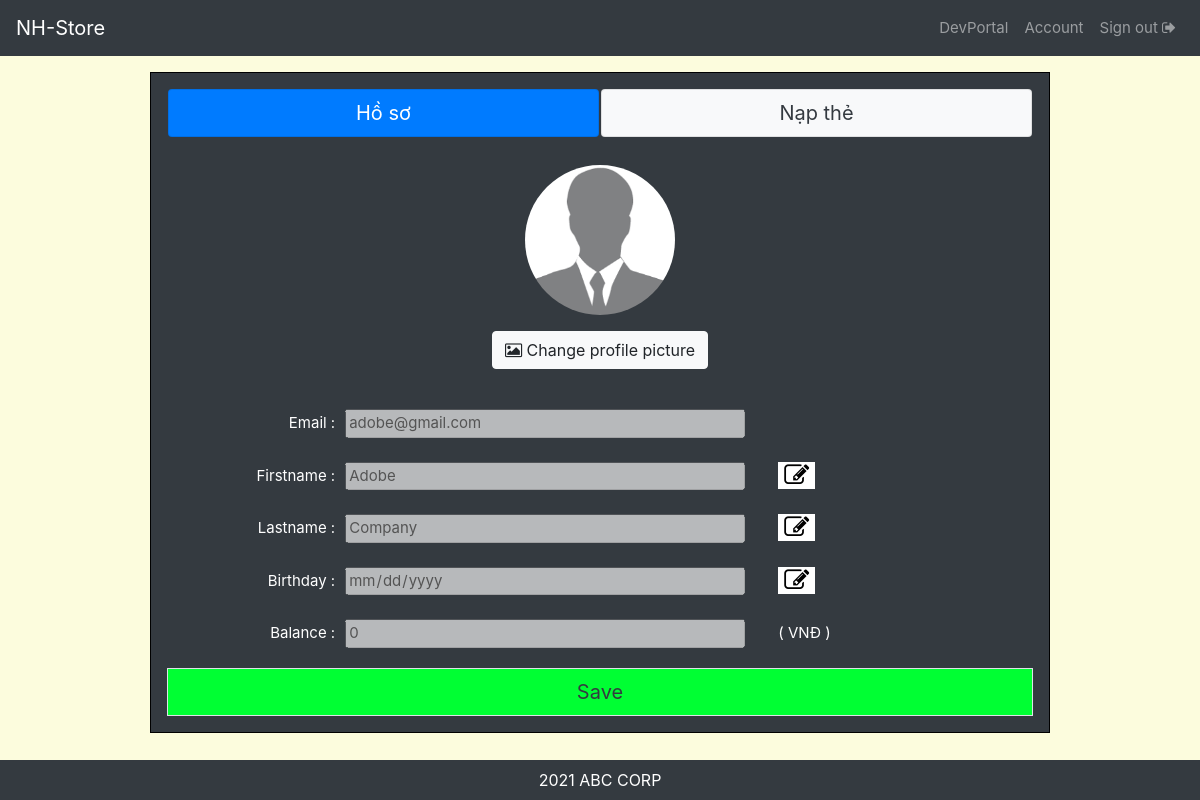
Screenshot of /Hoso.php (signed in) with the database file from the repository.
### tables this page shows
CREATE TABLE `account` (
  `user` varchar(255) NOT NULL,
  `pass` text NOT NULL,
  `fname` text NOT NULL,
  `lname` text NOT NULL,
  `birthday` date DEFAULT NULL,
  `balance` bigint(20) NOT NULL DEFAULT 500000,
  `propic` text NOT NULL DEFAULT 'User/default.jpg',
  `level` varchar(255) NOT NULL DEFAULT 'User',
  `Activate` varchar(255) DEFAULT NULL
);

### Hoso.php (the view, shortened to what this page needs)
<!DOCTYPE html>
<html lang="en">
<head>
    <link rel="stylesheet" href="https://maxcdn.bootstrapcdn.com/bootstrap/4.5.2/css/bootstrap.min.css">
    <link rel="stylesheet" href="https://cdnjs.cloudflare.com/ajax/libs/font-awesome/4.7.0/css/font-awesome.min.css">
    <link rel="stylesheet" href="style.css">
</head>
<?php
include "cosodulieu.php";
?>
<body id="profilepage">
    <nav class="navbar navbar-expand-lg navbar-dark bg-dark sticky-top bg-dark m-0" id="navbar">
        <a class="navbar-brand" href="./" id="Store">NH-Store</a>
        <div class="collapse navbar-collapse" id="navb">
            <ul class="navbar-nav ml-auto text-center" id="log-area">
                <?php
                if (isset($_SESSION['user'])) {
                    $user = $_SESSION['user'];
                    $query = "SELECT * FROM account WHERE user = '$user'";
                    $result = mysqli_query($conn, $query);
                    $rows = mysqli_num_rows($result);
                    if ($rows == 1) {
                        $result = mysqli_fetch_assoc($result);
                        $level = $result['level'];
                        if ($level == 'Administrator') {
                            $_SESSION['admin'] = "1";
                            echo "<li class='nav-item' id='devp'><a class='nav-link' href='admin_portal.php'> AdminPortal </a></li>";
                        } else if ($level == 'Developer') {
                            echo "<li class='nav-item' id='devp'><a class='nav-link' href='dev_portal.php'> DevPortal </a></li>";
                        } else {
                            echo "<li class='nav-item' id='devp'><a class='nav-link' href='upgrade_info.php'> Upgrade </a></li>";
                        }
                        echo "<li class='nav-item' id='accp'><a class='nav-link' href='Hoso.php'> Account </a></li>";
                        echo "<li class='nav-item' id='outp'><a class='nav-link' href='logout.php'> Sign out <span class='fa fa-sign-out'></span></a></li>";
                    } else {
                        echo "M hack session ah????";
                        session_unset();
                        session_destroy();
                        header("Location: login.php");
                    }
                } else {
                    echo "<li class='nav-item' id='inp'><a class='nav-link' href='login.php' role='button'> Sign In <span class='fa fa-sign-in'></span></a></li>";
                    echo "<li class='nav-item' id='newp'><a class='nav-link' href='register.php' role='button'> Create an account <span class='fa fa-user-plus'></span></a></li>";
                }
                ?>
            </ul>
        </div>
    </nav>
    <div class="container mt-3 mb-5 bg-dark p-3 w-100" id="hosoBody">
        <div id="AccountTab">
            <ul class="nav nav-pills nav-justified">
                <li class="nav-item">
                    <a class="nav-link active" href="Hoso.php">Hồ sơ</a>
                </li>
                <li class="nav-item">
                    <a class="nav-link unactive bg-light text-dark" href="Napthe.php">Nạp thẻ</a>
                </li>
            </ul>
        </div>
        <form method='post' action="./capnhat.php" id="prosub">
            <div class="text-left p-0 w-100" id="info">
                <table border="0" class="text-center w-100 p-0 mt-2" id="pTable">
                    <tr>
                        <td colspan="3">
                            <img src="<?php echo $result["propic"]; ?>" height="150" width="150" style="border-radius:50%;" id="profilepic">
                            <input type="hidden" value="<?php echo $result["propic"]; ?>" id="propic" name="propic"><br>
                            <label class="btn btn-light mt-3">
                                <i class="fa fa-image"></i> Change profile picture <input type="file" accept="image/*" id="upload" style="display:none;">
                            </label>
                        </td>
                    </tr>
                    <tr>
                        <td> Email : </td>
                        <td><input type="email" value="<?php echo $result["user"]; ?>" id="user" name="user" disabled></td>
                        <td></td>
                    </tr>
                    <tr>
                        <td>Firstname :</td>
                        <td><input type="text" value="<?php echo $result["fname"]; ?>" id="fname" name="fname" disabled></td>
                        <td><button type="button" class="fa fa-pencil-square-o" id="edit"></button></td>
                    </tr>
                    <tr>
                        <td>Lastname : </td>
                        <td><input type="text" value="<?php echo $result["lname"]; ?>" id="lname" name="lname" disabled></td>
                        <td><button type="button" class="fa fa-pencil-square-o" id="edit"></button></td>
                    </tr>
                    <tr>
                        <td>Birthday : </td>
                        <td><input type="date" value="<?php echo $result["birthday"]; ?>" id="bd" name="bd" disabled></td>
                        <td><button type="button" class="fa fa-pencil-square-o" id="edit"></button></td>
                    </tr>
                    <tr>
                        <td>Balance : </td>
                        <td><input type="number" value="<?php echo $result["balance"]; ?>" id="money" disabled></td>
                        <td>( VNĐ )</td>
                    </tr>
                </table>
            </div>
            <div class="text-center text-light w-100 mt-2">
                <a role="button" class="text-decoration-none" id="save">
                    <div role="button" class="text-center text-dark border p-2" id="save">
                        Save
                    </div>
                </a>
            </div>
        </form>
    </div>
    <footer class="bg-dark mt-5 text-center text-white fixed-bottom">
        <div class="py-2">2021 ABC CORP</div>
    </footer>
</body>
</html>

### style.css (style rules this page uses)
body { background-color: rgb(252, 252, 221); }
#navb { font-size: 15px; }
#devp { min-width: 70px; }
#accp { min-width: 65px; }
#outp { min-width: 90px; }
#Body, #hosoBody, #naptheBody { width: 100%; max-width: 900px; min-height: 600px; padding-top: 10px; padding-left: 10px; padding-right: 10px; padding-bottom: 100px; background-color: unset; border: solid 1px black; }
#MenuTab, #AccountTab { font-size: 20px; padding: 0px; color: white; width: 100%; max-width: 900px; }
#MenuTab ul li, #AccountTab ul li { margin: 0px 1px; }
#MenuTab ul li a, #AccountTab ul li a { border: solid 1px rgba(0, 0, 0, 0.1); }
#pTable tr td { padding: 12px 5px; color: white; font-size: 15px; }
#pTable tr td:nth-child(3n+1) { text-align: right; width: 20%; min-width: 90px; max-width: 100px; }
#pTable tr td:nth-child(3n+2) { text-align: left; width: 50%; }
#pTable tr td:nth-child(3n+3) { text-align: left; width: 40%; }
#pTable tr:first-child td { text-align: center; padding: 20px; height: 200px; }
#pTable tr td input { width: 100%; max-width: 400px; font-size: 15px; }
#pTable tr td button { border: 0px; background-color: white; color: black; font-size: 25px; }
#save { font-size: 20px; background-color: rgb(0, 255, 51); width: 100%; }
#AccountTab .unactive { background-color: rgba(255, 255, 255, 0.1); color: white; }

### rows the page displays
account: propic (placeholder picture), user "adobe@gmail.com", fname "Adobe", lname "Company", balance "0"
